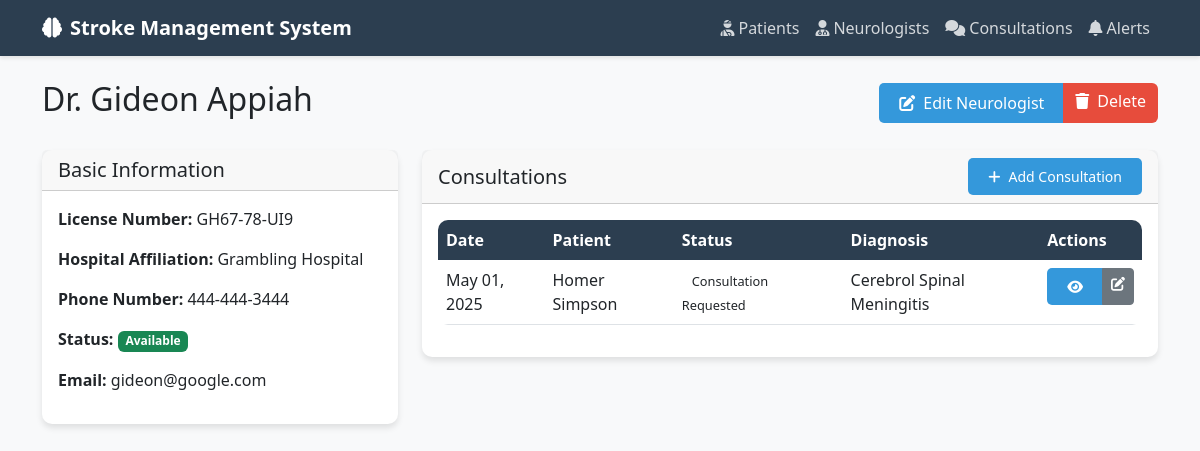
Screenshot of /neurologists/1/ (signed in) with the database file from the repository.
### neurologists/models.py (models this page shows, shortened)
class Neurologist(models.Model):
    user = models.OneToOneField(User, on_delete=models.CASCADE)
    license_number = models.CharField(max_length=50, unique=True)
    phone_number = models.CharField(max_length=20)
    hospital_affiliation = models.CharField(max_length=200)
    is_available = models.BooleanField(default=True)
    created_at = models.DateTimeField(auto_now_add=True)
    updated_at = models.DateTimeField(auto_now=True)

class Consultation(models.Model):
    STATUS_CHOICES = [
        ('REQUESTED', 'Consultation Requested'),
        ('IN_PROGRESS', 'In Progress'),
        ('COMPLETED', 'Completed'),
        ('CANCELLED', 'Cancelled')
    ]
    patient = models.ForeignKey(Patient, on_delete=models.CASCADE, related_name='consultations')
    neurologist = models.ForeignKey(Neurologist, on_delete=models.CASCADE, related_name='consultations')
    status = models.CharField(max_length=20, choices=STATUS_CHOICES, default='REQUESTED')
    diagnosis = models.TextField(blank=True)
    recommendations = models.TextField(blank=True)
    created_at = models.DateTimeField(auto_now_add=True)
    updated_at = models.DateTimeField(auto_now=True)
    completed_at = models.DateTimeField(null=True, blank=True)
    class Meta:
        ordering = ['-created_at']

### patients/models.py (models this page shows, shortened)
class Patient(models.Model):
    GENDER_CHOICES = [
        ('M', 'Male'),
        ('F', 'Female'),
        ('O', 'Other')
    ]
    name = models.CharField(max_length=100)
    age = models.IntegerField(validators=[MinValueValidator(0), MaxValueValidator(150)])
    sex = models.CharField(max_length=1, choices=GENDER_CHOICES)
    chief_complaint = models.TextField()
    medical_history = models.TextField()
    created_at = models.DateTimeField(auto_now_add=True)
    updated_at = models.DateTimeField(auto_now=True)

### stroke_system/views.py (the view)
# urls.py: path('neurologists/<int:pk>/', neurologist_detail, name='neurologist_detail'),
@login_required
def neurologist_detail(request, pk):
    neurologist = Neurologist.objects.select_related('user').get(pk=pk)
    consultations = neurologist.consultations.select_related('patient').all()
    return render(request, 'neurologists/detail.html', {
        'neurologist': neurologist,
        'consultations': consultations
    })

### templates/neurologists/detail.html (shortened to what this page needs)
{% extends 'base.html' %}
{% block content %}
<div class="d-flex justify-content-between align-items-center mb-4">
    <h2>Dr. {{ neurologist.user.get_full_name }}</h2>
    <div class="btn-group">
        <a href="{% url 'admin:neurologists_neurologist_change' neurologist.pk %}" class="btn btn-primary">
            <i class="fas fa-edit me-2"></i>Edit Neurologist
        </a>
        <a href="{% url 'admin:neurologists_neurologist_delete' neurologist.pk %}" class="btn btn-danger">
            <i class="fas fa-trash me-2"></i>Delete
        </a>
    </div>
</div>
<div class="row">
    <div class="col-md-4">
        <div class="card mb-4">
            <div class="card-header">
                <h5 class="card-title mb-0">Basic Information</h5>
            </div>
            <div class="card-body">
                <p><strong>License Number:</strong> {{ neurologist.license_number }}</p>
                <p><strong>Hospital Affiliation:</strong> {{ neurologist.hospital_affiliation }}</p>
                <p><strong>Phone Number:</strong> {{ neurologist.phone_number }}</p>
                <p><strong>Status:</strong>
                    {% if neurologist.is_available %}
                    <span class="badge bg-success">Available</span>
                    {% else %}
                    <span class="badge bg-danger">Unavailable</span>
                    {% endif %}
                </p>
                <p><strong>Email:</strong> {{ neurologist.user.email }}</p>
            </div>
        </div>
    </div>
    <div class="col-md-8">
        <div class="card">
            <div class="card-header d-flex justify-content-between align-items-center">
                <h5 class="card-title mb-0">Consultations</h5>
                <a href="{% url 'admin:neurologists_consultation_add' %}?neurologist={{ neurologist.pk }}" class="btn btn-sm btn-primary">
                    <i class="fas fa-plus me-2"></i>Add Consultation
                </a>
            </div>
            <div class="card-body">
                <div class="table-responsive">
                    <table class="table">
                        <thead>
                            <tr>
                                <th>Date</th>
                                <th>Patient</th>
                                <th>Status</th>
                                <th>Diagnosis</th>
                                <th>Actions</th>
                            </tr>
                        </thead>
                        <tbody>
                            {% for consultation in consultations %}
                            <tr>
                                <td>{{ consultation.created_at|date:"M d, Y" }}</td>
                                <td>{{ consultation.patient.name }}</td>
                                <td>
                                    <span class="status-badge status-{{ consultation.status|lower }}">
                                        {{ consultation.get_status_display }}
                                    </span>
                                </td>
                                <td>{{ consultation.diagnosis|truncatechars:50 }}</td>
                                <td>
                                    <div class="btn-group">
                                        <a href="{% url 'consultation_detail' consultation.pk %}" class="btn btn-sm btn-primary">
                                            <i class="fas fa-eye"></i>
                                        </a>
                                        <a href="{% url 'admin:neurologists_consultation_change' consultation.pk %}" class="btn btn-sm btn-secondary">
                                            <i class="fas fa-edit"></i>
                                        </a>
                                    </div>
                                </td>
                            </tr>
                            {% empty %}
                            <tr>
                                <td colspan="5" class="text-center">No consultations available</td>
                            </tr>
                            {% endfor %}
                        </tbody>
                    </table>
                </div>
            </div>
        </div>
    </div>
</div>
{% endblock %}

### templates/base.html (style rules this page uses)
:root { --primary-color: #2c3e50; --secondary-color: #3498db; --accent-color: #e74c3c; --light-bg: #f8f9fa; }
body { font-family: 'Segoe UI', Tahoma, Geneva, Verdana, sans-serif; background-color: var(--light-bg); }
.card { border: none; border-radius: 10px; box-shadow: 0 4px 6px rgba(0,0,0,0.1); transition: transform 0.3s; }
.btn-primary { background-color: var(--secondary-color); border: none; padding: 8px 20px; border-radius: 5px; }
.btn-danger { background-color: var(--accent-color); border: none; }
.table { background-color: white; border-radius: 10px; overflow: hidden; }
.table thead th { background-color: var(--primary-color); color: white; border: none; }
.status-badge { padding: 5px 10px; border-radius: 20px; font-size: 0.8rem; font-weight: 500; }

### rows the page displays
Neurologist: user.get_full_name "Gideon Appiah", license_number "GH67-78-UI9", hospital_affiliation "Grambling Hospital", phone_number "444-444-3444", user.email "gideon@google.com"
Consultation: created_at "May 01, 2025", patient.name "Homer Simpson", status "Consultation Requested", diagnosis "Cerebrol Spinal Meningitis"
